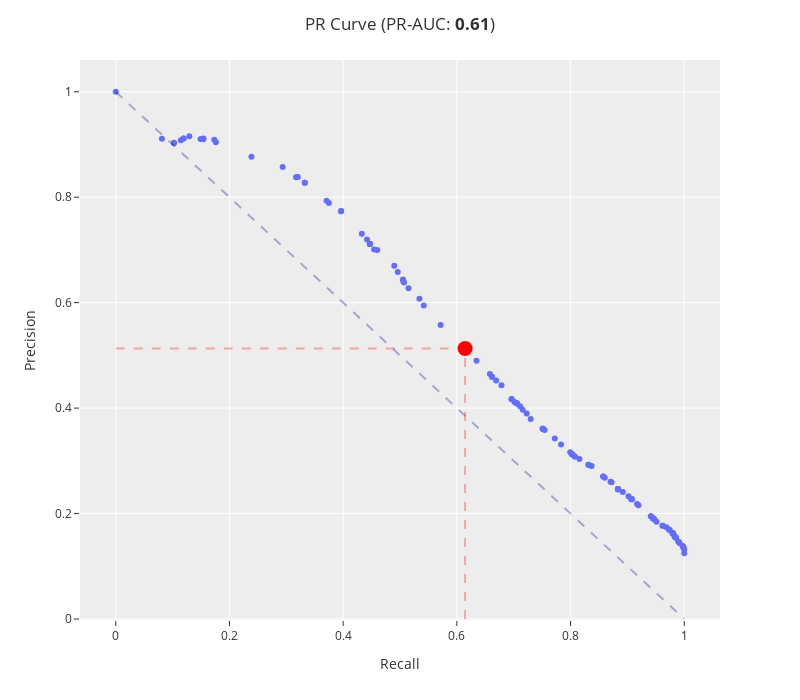

Source (notebook cell):
### Code cell
fig = px.scatter(x=r, y=p)

fig.add_shape(
    type='line',
    x0=0,
    y0=1,
    x1=1,
    y1=0,
    line=dict(color='navy', width=2, dash='dash'),
)

fig.add_shape(
    type='line',
    x0=r[idx],
    y0=0,
    x1=r[idx],
    y1=p[idx],
    line=dict(color='red', width=2, dash='dash'),
)

fig.add_shape(
    type='line',
    x0=0,
    y0=p[idx],
    x1=r[idx],
    y1=p[idx],
    line=dict(color='red', width=2, dash='dash'),
)

DOT_SIZE = 15
fig.add_trace(
    go.Scatter(
        x=[r[idx]],
        y=[p[idx]],
        mode='markers',
        marker=dict(color='red', size=DOT_SIZE),
        showlegend=False,
    )
)

fig.update_layout(
    height=700,
    width=800,
    autosize=False,
    title=f'PR Curve (PR-AUC: <b>{pr_auc:.2f}</b>)',
    xaxis=dict(title='Recall'),
    yaxis=dict(title='Precision'),
    template='ggplot2',
)

# fig.write_html(
#     Path(IMAGE_OUT,f'plot_pr_curve.html')
# )

fig.show()

### Figure 1 — Plotly figure (JSON) as saved in the notebook; plotly's stock layout.template omitted (floating-point values rounded to 4 significant figures)
{"data": [{"hovertemplate": "x=%{x}<br>y=%{y}<extra></extra>", "legendgroup": "", "marker": {"color": "#636efa", "symbol": "circle"}, "mode": "markers", "name": "", "orientation": "v", "showlegend": false, "type": "scatter", "x": [1, 1, 0.9988, 0.9985, 0.9976, 0.9973, 0.9921, 0.9899, 0.9899, 0.9853, 0.9853, 0.9835, 0.9835, 0.9823, 0.9802, 0.9799, 0.9799, 0.9792, 0.9747, 0.9728, 0.9686, 0.9618, 0.9618, 0.9512, 0.9472, 0.9472, 0.9447, 0.9447, 0.9414, 0.9414, 0.9194, 0.917, 0.9081, 0.9078, 0.9063, 0.902, 0.8919, 0.8837, 0.8837, 0.8834, 0.8831, 0.8721, 0.8703, 0.8602, 0.8574, 0.8574, 0.837, 0.8321, 0.8312, 0.8156, 0.8074, 0.8074, 0.8031, 0.8031, 0.8022, 0.7995, 0.7833, 0.7723, 0.7543, 0.7518, 0.7509, 0.7509, 0.7299, 0.7228, 0.7158, 0.7112, 0.706, 0.7057, 0.7057, 0.7015, 0.6963, 0.6963, 0.6786, 0.6691, 0.6621, 0.6621, 0.6581, 0.6346, 0.6145, 0.6145, 0.5714, 0.5418, 0.5342, 0.515, 0.507, 0.5055, 0.5052, 0.496, 0.4899, 0.46, 0.4545, 0.4475, 0.4472, 0.4469, 0.4469, 0.442, 0.4328, 0.3965, 0.3962, 0.3748, 0.3709, 0.3327, 0.3324, 0.3202, 0.3172, 0.2937, 0.2387, 0.1761, 0.1734, 0.1542, 0.1542, 0.1493, 0.1294, 0.1194, 0.119, 0.1145, 0.1026, 0.1023, 0.0812, 0], "xaxis": "x", "y": [0.1246, 0.1316, 0.1358, 0.1361, 0.1382, 0.1382, 0.1438, 0.1464, 0.1465, 0.1539, 0.154, 0.156, 0.1561, 0.1583, 0.1626, 0.1625, 0.1625, 0.1632, 0.1686, 0.1699, 0.174, 0.1769, 0.1769, 0.1845, 0.1892, 0.1892, 0.191, 0.1913, 0.1947, 0.1947, 0.2156, 0.2179, 0.2273, 0.2273, 0.2276, 0.2328, 0.2411, 0.2458, 0.2462, 0.2467, 0.2466, 0.2594, 0.2602, 0.2677, 0.2704, 0.2704, 0.2901, 0.2922, 0.2924, 0.3033, 0.3081, 0.3082, 0.3118, 0.3119, 0.3125, 0.3163, 0.3311, 0.3424, 0.3583, 0.361, 0.3608, 0.3609, 0.3795, 0.3897, 0.3969, 0.4037, 0.4088, 0.4089, 0.409, 0.4117, 0.417, 0.4171, 0.4434, 0.4521, 0.4589, 0.459, 0.4648, 0.4898, 0.513, 0.5131, 0.5578, 0.5944, 0.6074, 0.6274, 0.6384, 0.6411, 0.644, 0.6582, 0.6699, 0.7, 0.7007, 0.7113, 0.7112, 0.711, 0.7114, 0.7197, 0.7306, 0.7737, 0.7735, 0.7892, 0.7931, 0.8276, 0.8275, 0.8385, 0.8379, 0.8574, 0.8767, 0.9044, 0.9088, 0.9099, 0.9116, 0.9106, 0.9158, 0.9114, 0.9112, 0.908, 0.9032, 0.903, 0.911, 1], "yaxis": "y"}, {"marker": {"color": "red", "size": 15}, "mode": "markers", "showlegend": false, "type": "scatter", "x": [0.6145], "y": [0.513]}], "layout": {"autosize": false, "height": 700, "legend": {"tracegroupgap": 0}, "margin": {"t": 60}, "shapes": [{"line": {"color": "navy", "dash": "dash", "width": 2}, "type": "line", "x0": 0, "x1": 1, "y0": 1, "y1": 0}, {"line": {"color": "red", "dash": "dash", "width": 2}, "type": "line", "x0": 0.6145, "x1": 0.6145, "y0": 0, "y1": 0.513}, {"line": {"color": "red", "dash": "dash", "width": 2}, "type": "line", "x0": 0, "x1": 0.6145, "y0": 0.513, "y1": 0.513}], "title": {"text": "PR Curve (PR-AUC: <b>0.61</b>)"}, "width": 800, "xaxis": {"anchor": "y", "domain": [0, 1], "title": {"text": "Recall"}}, "yaxis": {"anchor": "x", "domain": [0, 1], "title": {"text": "Precision"}}}}
